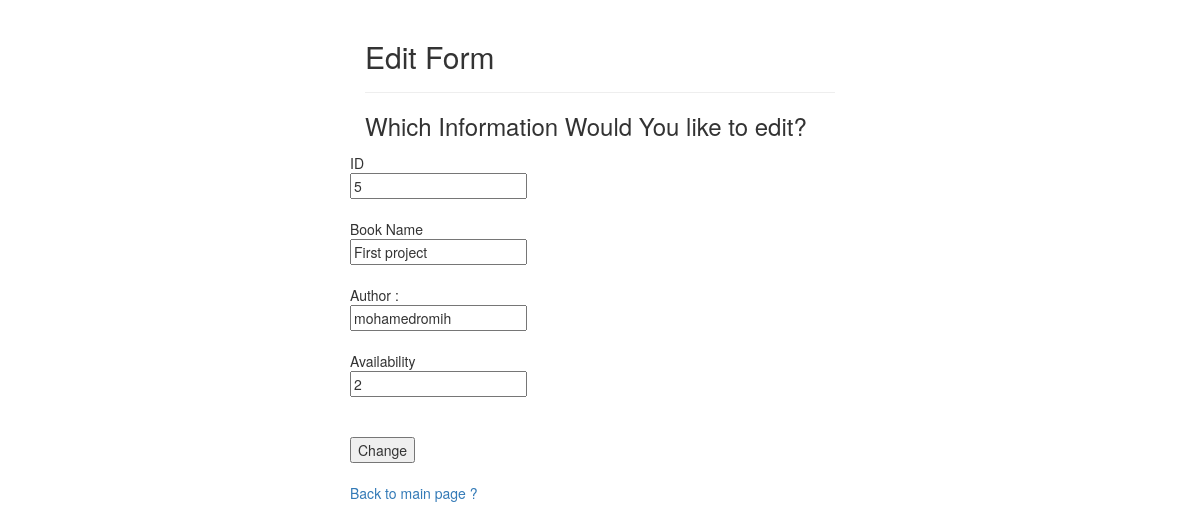
Page /Admin/update.php?id=5 on the committed database.
### tables this page shows
CREATE TABLE `books` (
  `book_id` int(10) NOT NULL,
  `book_name` varchar(255) NOT NULL,
  `book_author` varchar(255) NOT NULL,
  `availability` tinyint(1) NOT NULL
);

### Admin/update.php (the view, shortened to what this page needs)
<?php
include_once ('..\db.php');
$id= $_GET['id'];
$select = "SELECT * FROM books WHERE book_id='$id'" ;
$result = mysqli_query($conn , $select );
$row = mysqli_fetch_assoc($result);
?>
<html>
<head>
    <link rel="stylesheet" href="https://maxcdn.bootstrapcdn.com/bootstrap/3.3.7/css/bootstrap.css">
</head>
<body>
    <div class="wrapper">
        <div class="container-fluid">
            <div class="row">
                <div class="col-md-12">
                    <div class="page-header">
                        <h2>Edit Form</h2>
                    </div>
                    <h3>Which Information Would You like to edit?</h3>
                        </div>
                        <div style="padding-bottom:5px;">
                        </div>
                        ID <br>
                        <input type="number" name="id" readonly  value="<?= (isset($row['book_id'])) ? $row['book_id'] : ''; ?>" />
                        <br>
                        <br>
                        Book Name <br>
                        <input type="text" name="book_name" class="txtField" value="<?= (isset($row['book_name'])) ? $row['book_name'] : ''; ?>" />
                        <br>
                        <br>
                        Author :<br>
                        <input type="text" name="book_author" class="txtField"  value="<?= (isset($row['book_author'])) ? $row['book_author'] : ''; ?>" />
                        <br>
                        <br>
                        Availability<br>
                        <input type="text" name="availability" class="txtField" value="<?= (isset($row['availability'])) ? $row['availability'] : ''; ?>" />
                        <br>
                        <br>
                        <br>
                        <input type="submit" name="submit" value="Change" class="buttom">
                        <br>
                        <br>
                        <a href="admin.php">Back to main page ?</a>
                </div>
            </div>
        </div>
</body>
</html>

### Admin/update.php (style rules this page uses)
.wrapper { width: 500px; margin: 0 auto; }

### rows in the picture
books: id "5", book_name "First project", book_author "mohamedromih", availability "2"
